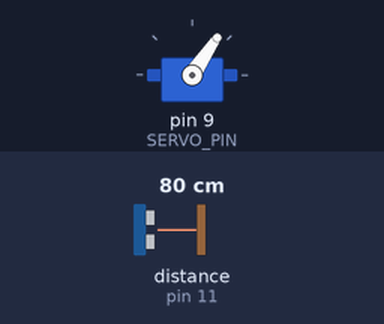
The sketch below on a simulated Arduino Uno, built with avr-gcc and run on an emulated ATmega328P. Parts: servo. Wiring (inferred from the names in the program): ultrasonic range finder: trigger pin 10; echo pin 11. Inputs (shaded band) come from the test bench; at power-on: distance to the obstacle (sensor on pin 11) 80 cm. The echo pulse lasts 58.3 µs per cm; what the sketch prints to the serial monitor is not drawn.

Above: at 1.78 s.
1.8 s: distance to the obstacle (sensor on pin 11) set to 2 cm
At 2.02 s:
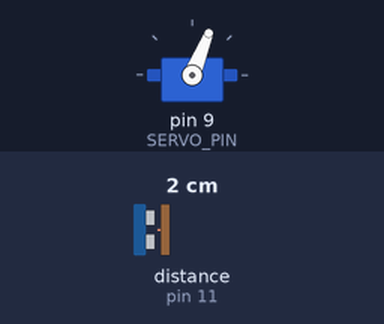
4.8 s: distance to the obstacle (sensor on pin 11) set to 35 cm
At 4.98 s:
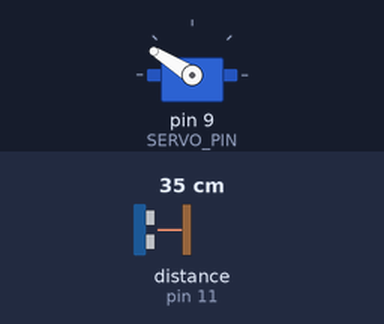
7.8 s: distance to the obstacle (sensor on pin 11) set to 60 cm
At 7.95 s:
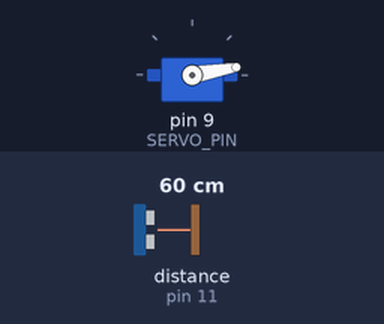
Timing chart, 0 to 16.8 s (numbered marks = the images above; inputs shaded):
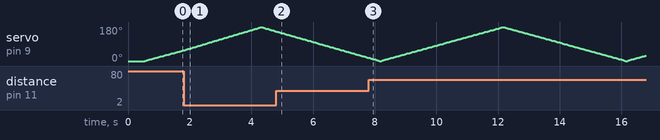

The sketch:

Ultrasonic_Radar_System.ino
```cpp
/*
  Arduino Ultrasonic Radar
  - Sweeps an HC-SR04 on a servo from 0 to 180 degrees and back
  - Sends "angle,distance." over Serial (9600 baud) for the HTML radar page

  Wiring:
    Servo    signal -> D9
    HC-SR04  TRIG   -> D10
    HC-SR04  ECHO   -> D11   (use a voltage divider: ECHO is 5V, better to step down to ~3.3V if your board needs it)
    Servo    +5V / GND -> external 5V supply recommended (servo can draw more current than the board's 5V pin)
*/

#include <Servo.h>

const int SERVO_PIN = 9;
const int TRIG_PIN = 10;
const int ECHO_PIN = 11;

const int MAX_DISTANCE_CM = 100;   // ignore/clip anything farther than this
const int STEP_DEGREES = 2;        // servo step size per reading
const int STEP_DELAY_MS = 40;      // pause after each servo move, let it settle

Servo radarServo;
int angle = 0;
int direction = 1; // 1 = sweeping forward, -1 = sweeping back

void setup() {
  Serial.begin(9600);
  pinMode(TRIG_PIN, OUTPUT);
  pinMode(ECHO_PIN, INPUT);
  radarServo.attach(SERVO_PIN);
  radarServo.write(angle);
  delay(500);
}

void loop() {
  radarServo.write(angle);
  delay(STEP_DELAY_MS);

  long distance = readDistanceCM();

  Serial.print(angle);
  Serial.print(",");
  Serial.print(distance);
  Serial.print(".");   // '.' terminates each reading, matches the HTML parser

  angle += direction * STEP_DEGREES;
  if (angle >= 180) {
    angle = 180;
    direction = -1;
  } else if (angle <= 0) {
    angle = 0;
    direction = 1;
  }
}

long readDistanceCM() {
  digitalWrite(TRIG_PIN, LOW);
  delayMicroseconds(2);
  digitalWrite(TRIG_PIN, HIGH);
  delayMicroseconds(10);
  digitalWrite(TRIG_PIN, LOW);

  // 30ms timeout ~ avoids blocking forever if no echo returns
  long duration = pulseIn(ECHO_PIN, HIGH, 30000);
  if (duration == 0) {
    return MAX_DISTANCE_CM; // no echo = treat as "nothing in range"
  }

  long distance = duration * 0.0343 / 2; // speed of sound = 343 m/s
  if (distance > MAX_DISTANCE_CM) distance = MAX_DISTANCE_CM;
  return distance;
}
```
